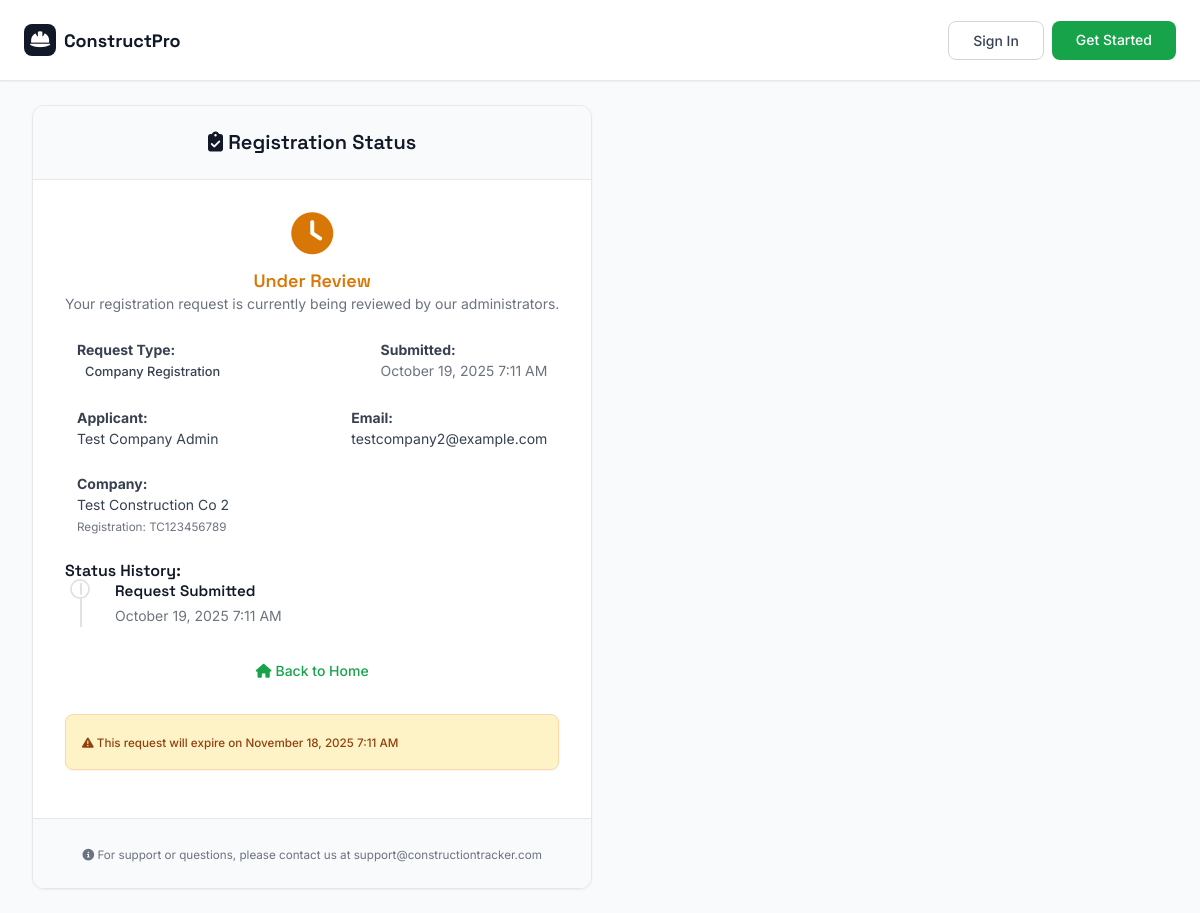
The app's page /registration/status/k2heGcL3OyEM0PhEEgBMEhVSDx8pTKsOgD8UDTiOwDg/ with its own data.
### core/models.py (models this page shows, shortened)
class AccountActivationRequest(models.Model):
    REQUEST_TYPES = [
        ('company_registration', 'Company Registration'),
        ('individual_registration', 'Individual Registration'),
        ('user_invitation', 'User Invitation'),
        ('user_registration', 'User Registration'),
    ]
    STATUS_CHOICES = [
        ('pending', 'Pending Approval'),
        ('documents_required', 'Documents Required'),
        ('under_review', 'Under Review'),
        ('approved', 'Approved'),
        ('rejected', 'Rejected'),
        ('expired', 'Expired'),
    ]
    id = models.UUIDField(primary_key=True, default=uuid.uuid4, editable=False)
    request_type = models.CharField(max_length=30, choices=REQUEST_TYPES)
    status = models.CharField(max_length=20, choices=STATUS_CHOICES, default='pending')
    email = models.EmailField()
    username = models.CharField(max_length=150, blank=True)  # For login flexibility
    first_name = models.CharField(max_length=100)
    last_name = models.CharField(max_length=100)
    phone = models.CharField(max_length=20, blank=True)
    company_name = models.CharField(max_length=200, blank=True)
    company_description = models.TextField(blank=True)
    company_website = models.URLField(blank=True)
    company_address = models.TextField(blank=True)
    company_registration_number = models.CharField(max_length=100, blank=True)
    target_company = models.ForeignKey('Company', on_delete=models.CASCADE, null=True, blank=True)
    requested_role = models.CharField(max_length=100, blank=True)
    invited_by = models.ForeignKey(User, on_delete=models.SET_NULL, null=True, blank=True, related_name='sent_activation_requests')
    approved_by = models.ForeignKey(User, on_delete=models.SET_NULL, null=True, blank=True, related_name='approved_activation_requests')
    approved_at = models.DateTimeField(null=True, blank=True)
    rejection_reason = models.TextField(blank=True)
    activation_token = models.CharField(max_length=100, unique=True)
    expires_at = models.DateTimeField()
    created_at = models.DateTimeField(auto_now_add=True)
    updated_at = models.DateTimeField(auto_now=True)
    metadata = models.JSONField(default=dict, blank=True)
    class Meta:
        ordering = ['-created_at']
        indexes = [
            models.Index(fields=['status', 'created_at']),
            models.Index(fields=['email', 'status']),
            models.Index(fields=['activation_token']),
        ]
    @property
    def is_expired(self):
        return timezone.now() > self.expires_at

### core/backup_views.py (the view, shortened to what this page needs)
# urls.py: path('registration/status/<str:token>/', backup_views.RegistrationWorkflowView.as_view(), name='registration_status'),
class RegistrationWorkflowView(View):
    def get(self, request, token):
        try:
            activation_request = get_object_or_404(
                AccountActivationRequest,
                activation_token=token
            )
            context = {
                'request': activation_request,
                'can_upload_docs': activation_request.status in ['pending', 'documents_required'],
                'is_expired': activation_request.is_expired
            }
            return render(request, 'core/registration/status.html', context)
        except AccountActivationRequest.DoesNotExist:
            messages.error(request, 'Invalid or expired registration token.')
            return redirect('core:register')

### templates/core/registration/status.html (shortened to what this page needs)
{% extends 'base.html' %}
{% load static %}
{% block main_content %}
<div class="container">
    <div class="row justify-content-center">
        <div class="col-md-8 col-lg-6">
            <div class="card shadow">
                <div class="card-header text-center bg-primary text-white">
                    <h4 class="mb-0">
                        <i class="fas fa-clipboard-check me-2"></i>
                        Registration Status
                    </h4>
                </div>
                <div class="card-body">
                    <div class="text-center mb-4">
                        {% if request.status == 'pending' %}
                        <div class="text-warning mb-3">
                            <i class="fas fa-clock fa-3x"></i>
                        </div>
                        <h5 class="text-warning">Under Review</h5>
                        <p class="text-muted">Your registration request is currently being reviewed by our administrators.</p>
                        {% elif request.status == 'approved' %}
                        <div class="text-success mb-3">
                            <i class="fas fa-check-circle fa-3x"></i>
                        </div>
                        <h5 class="text-success">Approved!</h5>
                        <p class="text-muted">Your registration has been approved. Check your email for login credentials.</p>
                        {% elif request.status == 'rejected' %}
                        <div class="text-danger mb-3">
                            <i class="fas fa-times-circle fa-3x"></i>
                        </div>
                        <h5 class="text-danger">Not Approved</h5>
                        <p class="text-muted">Your registration request was not approved. Please contact support for more information.</p>
                        {% elif request.status == 'documents_required' %}
                        <div class="text-info mb-3">
                            <i class="fas fa-file-upload fa-3x"></i>
                        </div>
                        <h5 class="text-info">Additional Documents Required</h5>
                        <p class="text-muted">Please upload the requested additional documents to continue with your registration.</p>
                        {% elif request.status == 'under_review' %}
                        <div class="text-primary mb-3">
                            <i class="fas fa-search fa-3x"></i>
                        </div>
                        <h5 class="text-primary">Under Detailed Review</h5>
                        <p class="text-muted">Your application is being carefully reviewed. This may take a few business days.</p>
                        {% elif request.status == 'expired' %}
                        <div class="text-muted mb-3">
                            <i class="fas fa-hourglass-end fa-3x"></i>
                        </div>
                        <h5 class="text-muted">Request Expired</h5>
                        <p class="text-muted">This registration request has expired. Please submit a new request if you still wish to register.</p>
                        {% else %}
                        <div class="text-secondary mb-3">
                            <i class="fas fa-question-circle fa-3x"></i>
                        </div>
                        <h5 class="text-secondary">Status Unknown</h5>
                        <p class="text-muted">Unable to determine the current status. Please contact support.</p>
                        {% endif %}
                    </div>
                    <div class="row mb-4">
                        <div class="col-sm-6">
                            <strong>Request Type:</strong><br>
                            <span class="badge bg-primary">{{ request.get_request_type_display }}</span>
                        </div>
                        <div class="col-sm-6">
                            <strong>Submitted:</strong><br>
                            <span class="text-muted">{{ request.created_at|date:"F j, Y g:i A" }}</span>
                        </div>
                    </div>
                    <div class="row mb-4">
                        <div class="col-sm-6">
                            <strong>Applicant:</strong><br>
                            {{ request.first_name }} {{ request.last_name }}
                        </div>
                        <div class="col-sm-6">
                            <strong>Email:</strong><br>
                            {{ request.email }}
                        </div>
                    </div>
                    {% if request.company_name %}
                    <div class="row mb-4">
                        <div class="col-12">
                            <strong>Company:</strong><br>
                            {{ request.company_name }}
                            {% if request.company_registration_number %}
                            <br><small class="text-muted">Registration: {{ request.company_registration_number }}</small>
                            {% endif %}
                        </div>
                    </div>
                    {% endif %}
                    <div class="mb-4">
                        <h6>Status History:</h6>
                        <div class="timeline">
                            <div class="timeline-item">
                                <div class="timeline-marker bg-primary"></div>
                                <div class="timeline-content">
                                    <h6 class="timeline-title">Request Submitted</h6>
                                    <p class="timeline-text">{{ request.created_at|date:"F j, Y g:i A" }}</p>
                                </div>
                            </div>
                        </div>
                    </div>
                    <div class="text-center">
                        <a href="{% url 'core:login' %}" class="btn btn-outline-secondary ms-2">
                            <i class="fas fa-home me-2"></i>Back to Home
                        </a>
                    </div>
                    {% if not is_expired and request.expires_at %}
                    <div class="alert alert-warning mt-4">
                        <small>
                            <i class="fas fa-exclamation-triangle me-2"></i>
                            This request will expire on {{ request.expires_at|date:"F j, Y g:i A" }}
                        </small>
                    </div>
                    {% endif %}
                </div>
                <div class="card-footer text-center text-muted">
                    <small>
                        <i class="fas fa-info-circle me-2"></i>
                        For support or questions, please contact us at support@constructiontracker.com
                    </small>
                </div>
            </div>
        </div>
    </div>
</div>
{% endblock %}

### static/css/components.css (style rules this page uses)
.card { background: white; border-radius: var(--border-radius-lg); border: 1px solid var(--gray-200); box-shadow: var(--shadow-sm); transition: all var(--transition-fast); overflow: hidden; }
.card-header { padding: var(--spacing-lg); border-bottom: 1px solid var(--gray-200); background: var(--gray-50); }
.card-body { padding: var(--spacing-lg); }
.card-footer { padding: var(--spacing-lg); border-top: 1px solid var(--gray-200); background: var(--gray-50); }
.btn { display: inline-flex; align-items: center; justify-content: center; gap: var(--spacing-xs); padding: var(--spacing-sm) var(--spacing-md); font-size: 0.875rem; font-weight: 500; line-height: 1.5; border-radius: var(--border-radius-md); border: 1px solid transparent; cursor: pointer; transition: all var(--transition-fast); text-decoration: none; white-space: nowrap; user-select: none; position: relative; overflow: hidden; box-sizing: border-box; }
.container { max-width: 1400px; }
.row:has(.col-12:only-child), .row:has(.col-md-12:only-child) { justify-content: flex-start; }
.card-body .row { margin-bottom: 1rem; }
.mb-4 { margin-bottom: 1.5rem !important; }
.card-body .row { margin-left: 0; margin-right: 0; }
.card-body .row > [class*="col-"] { padding-left: 0.75rem; padding-right: 0.75rem; }
.card-body { padding: 2rem; }
.badge { display: inline-flex; align-items: center; padding: 0.25rem 0.5rem; font-size: 0.75rem; font-weight: 500; line-height: 1; border-radius: var(--border-radius-sm); white-space: nowrap; }
.container { max-width: 1200px; margin: 0 auto; padding: 0 var(--spacing-md); width: 100%; box-sizing: border-box; }
.row { display: flex; flex-wrap: wrap; margin: 0 calc(-1 * var(--spacing-sm)); width: 100%; justify-content: space-between; }
.col-12 { flex: 0 0 100%; max-width: 100%; }
.mt-4 { margin-top: var(--spacing-lg) !important; }
.mb-0 { margin-bottom: 0 !important; }
.mb-3 { margin-bottom: var(--spacing-md) !important; }
.mb-4 { margin-bottom: var(--spacing-lg) !important; }
.text-center { text-align: center !important; }
.text-warning { color: var(--yellow-600) !important; }
.text-muted { color: var(--gray-500) !important; }

### templates/core/registration/status.html (style rules this page uses)
.timeline { position: relative; padding-left: 30px; }
.timeline::before { content: ''; position: absolute; left: 15px; top: 0; bottom: 0; width: 2px; background: #dee2e6; }
.timeline-item { position: relative; margin-bottom: 20px; }
.timeline-marker { position: absolute; left: -23px; top: 0; width: 16px; height: 16px; border-radius: 50%; border: 2px solid #fff; box-shadow: 0 0 0 2px #dee2e6; }
.timeline-content { padding-left: 20px; }
.timeline-title { margin-bottom: 5px; font-size: 0.95rem; font-weight: 600; }
.timeline-text { margin-bottom: 0; font-size: 0.875rem; color: #6c757d; }
.badge { font-size: 0.8rem; }

### records on screen
AccountActivationRequest: request_type "Company Registration", created_at "October 19, 2025 7:11 AM", first_name "Test", last_name "Company Admin", email "testcompany2@example.com", company_name "Test Construction Co 2", company_registration_number "TC123456789", expires_at "November 18, 2025 7:11 AM"
